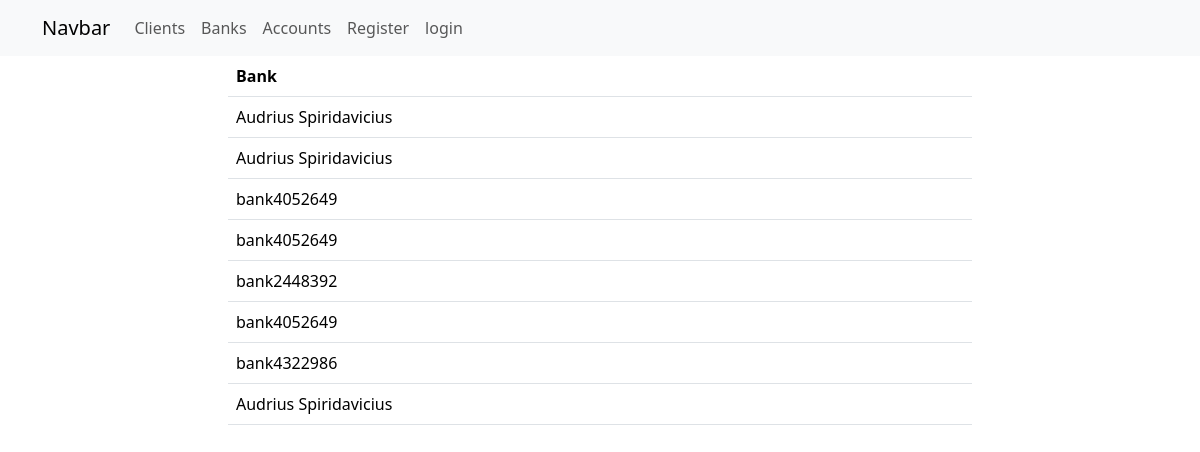
Screenshot of /accounts with the database file from the repository.
### database/model/bankaccount.py (models this page shows)
class BankAccount(db.Model):
    __tablename__ = 'bankaccount'
    id = db.Column(db.Integer, primary_key=True)
    account_number = db.Column('accountnumber', db.String(50), unique=True)
    person_id = db.Column(db.Integer, db.ForeignKey('person.id'))
    bank_id = db.Column(db.Integer, db.ForeignKey('bank.id'))
    bank = db.relationship('Bank', back_populates='accounts')
    person = db.relationship('Person', back_populates='accounts')

### database/model/bank.py (models this page shows, shortened)
class Bank(db.Model):
    __tablename__ = 'bank'
    id = db.Column(db.Integer, primary_key=True)
    name = db.Column(db.String(100), unique=True)
    address = db.Column(db.String(300))
    bank_code = db.Column('bankcode', db.String(20))
    swift_code = db.Column('swiftcode', db.String(20))
    accounts = db.relationship('BankAccount', back_populates='bank')

### app.py (the view)
@app.route("/accounts")
def accounts():
    all_accounts = db.session.query(BankAccount)\
        .options(orm.joinedload(BankAccount.bank),
                 orm.joinedload(BankAccount.person)).all()
    return render_template('accounts.html', accounts=all_accounts)

### templates/accounts.html (shortened to what this page needs)
{%extends 'structure.html'%} {%block maincontent%}  {%if accounts|length %}
<table class="table">
  <tr>
    <th>Bank</th>
  </tr>
  {%for account in accounts%}
  <tr>
    <td>{{account.bank.name}}</td>
  </tr>
  {%endfor%}
</table>
{%endif%}  {%endblock%}

### rows the page displays
BankAccount: bank.name "Audrius Spiridavicius"
BankAccount: bank.name "Audrius Spiridavicius"
BankAccount: bank.name "bank4052649"
BankAccount: bank.name "bank4052649"
BankAccount: bank.name "bank2448392"
BankAccount: bank.name "bank4052649"
BankAccount: bank.name "bank4322986"
BankAccount: bank.name "Audrius Spiridavicius"
